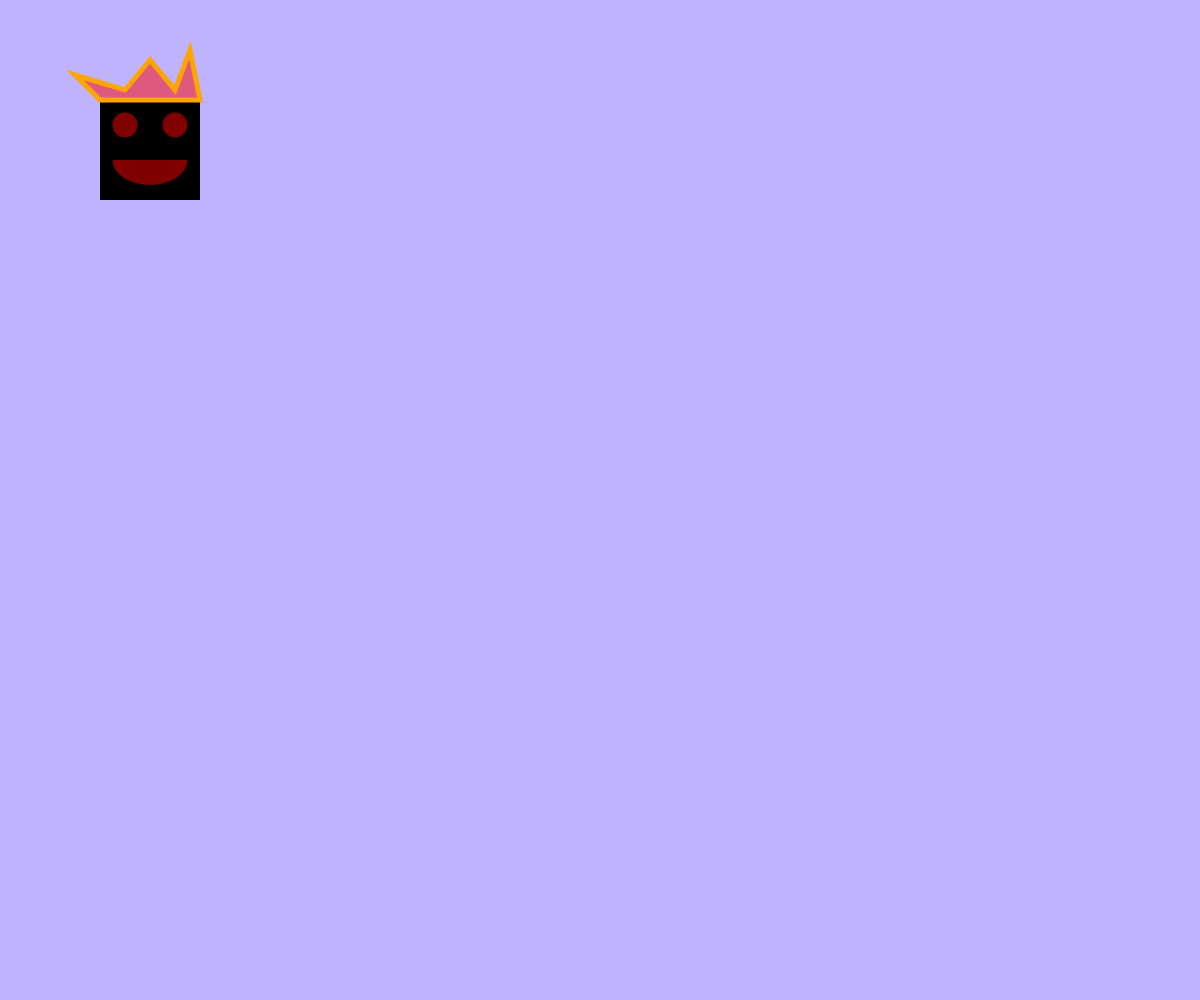
Frame 1 (no input)
Frame 60 (no input): identical to frame 1, image omitted
Frame 120 (the mouse pressed at the canvas centre since frame 60): identical to frame 1, image omitted

The p5.js sketch that drew this single still picture (run headless with seeded random() and noise() and a simulated clock; from frame 60 on, the mouse is pressed at the canvas centre):

// p5.js sketch
// ── sketch.js
function setup() {
  createCanvas(windowWidth, windowHeight);
  colorMode(HSB);
}

function draw() {
  background(250,30,100);
  noStroke();
  fill(0,0,0);
  square(100,100,100);

  fill(0,100,100,0.5);
  circle(125,125,25);
  circle(175,125,25);
  arc(150,160,75,50,0,PI);


  stroke('orange');
  strokeWeight(5);
  beginShape();
  vertex(100,100);
  vertex(75,75);
  vertex(125,90);
  vertex(150,60);
  vertex(175,90);
  vertex(190,50);
  vertex(200,100);
  endShape(CLOSE);
}
